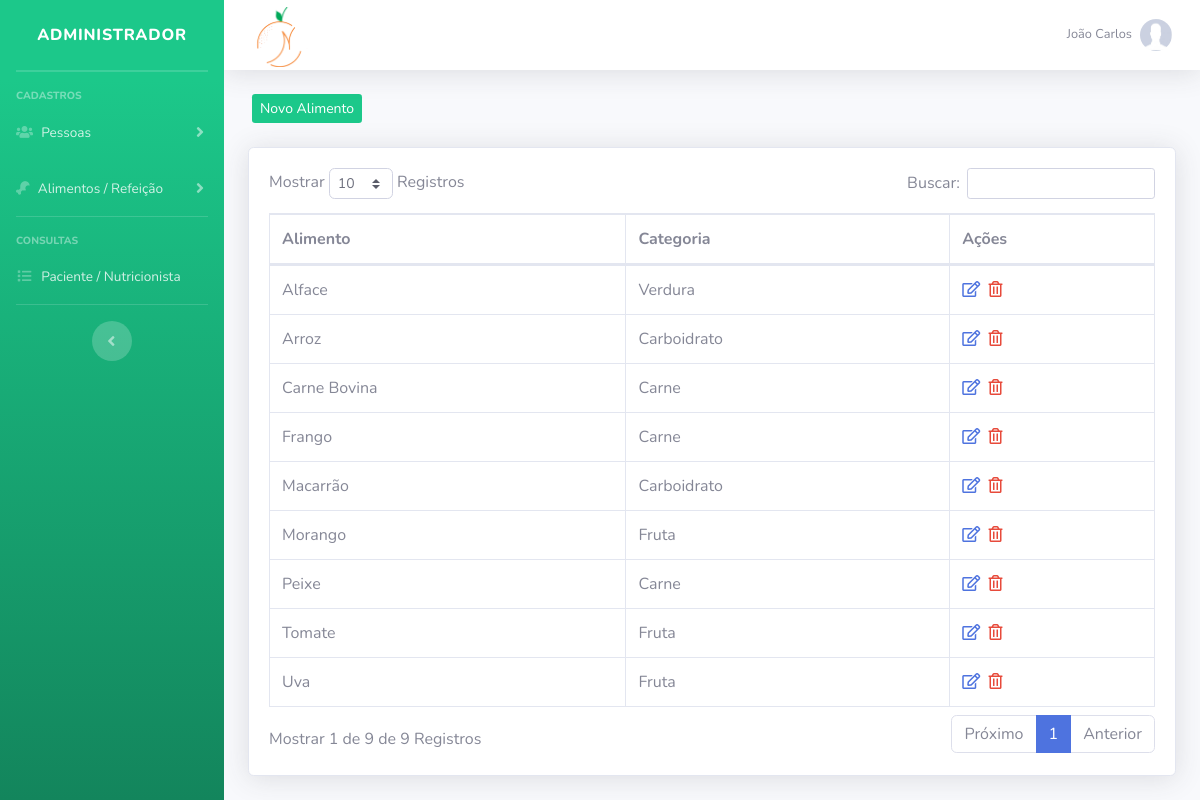
The app's page /painel-adm/index.php?pag=alimentos (signed in) with its own data.
### tables this page shows
CREATE TABLE `usuario` (
  `ID` int(11) NOT NULL,
  `NOME` varchar(50) DEFAULT NULL,
  `CPF` varchar(20) DEFAULT NULL,
  `EMAIL` varchar(100) DEFAULT NULL,
  `SENHA` varchar(50) DEFAULT NULL,
  `NIVEL` varchar(15) DEFAULT NULL
);

CREATE TABLE `alimento` (
  `ID` int(11) NOT NULL,
  `DESCRICAO` varchar(15) DEFAULT NULL,
  `CATEGORIA` int(11) DEFAULT NULL
);

CREATE TABLE `categoria_alimento` (
  `ID` int(11) NOT NULL,
  `DESCRICAO` varchar(15) DEFAULT NULL
);

### painel-adm/alimentos.php (the view, shortened to what this page needs)
<?php
$pag = "alimentos";
require_once("../conexao.php");
?>
<div class="row mt-4 mb-4">
    <a type="button" class="btn-success btn-sm ml-3 d-none d-md-block" href="index.php?pag=<?php echo $pag ?>&funcao=novo">Novo Alimento</a>
</div>
<div class="card shadow mb-4">
    <div class="card-body">
        <div class="table-responsive">
            <table class="table table-bordered" id="dataTable" width="100%" cellspacing="0">
                <thead>
                    <tr>
                        <th>Alimento</th>
                        <th>Categoria</th>
                        <th>Ações</th>
                    </tr>
                </thead>
                <tbody>
                   <?php
                   $query = $pdo->query("SELECT * FROM ALIMENTO ORDER BY DESCRICAO");
                   $res = $query->fetchAll(PDO::FETCH_ASSOC);
                   for ($i=0; $i < count($res); $i++) {
                      $alimento = $res[$i]['DESCRICAO'];
                      $id_categoria = $res[$i]['CATEGORIA'];
                      $id = $res[$i]['ID'];
                      $queryCategoria = $pdo->query("SELECT * FROM CATEGORIA_ALIMENTO WHERE ID = '$id_categoria'");
                      $result =$queryCategoria->fetchAll(PDO::FETCH_ASSOC);
                      $categoria = $result[0]['DESCRICAO'];
                      ?>
                    <tr>
                        <td><?php echo $alimento ?></td>
                        <td><?php echo $categoria ?></td>
                        <td>
                             <a href="index.php?pag=<?php echo $pag ?>&funcao=editar&id=<?php echo $id ?>" class='text-primary mr-1' title='Editar Dados'><i class='far fa-edit'></i></a>
                            <a href="index.php?pag=<?php echo $pag ?>&funcao=excluir&id=<?php echo $id ?>" class='text-danger mr-1' title='Excluir Registro'><i class='far fa-trash-alt'></i></a>
                        </td>
                    </tr>
<?php } ?>
                </tbody>
            </table>
        </div>
    </div>
</div>

### painel-adm/index.php (shortened to what this page needs)
<?php
    require_once("../conexao.php");
    $pag = @$_GET["pag"];
    $menu1 = "nutricionistas";
    $menu2 = "pacientes";
    $menu3 = "alimentos";
    $menu4 = "categoria_alimentos";
    $menu5 = "refeicao";
    $menu6 = "paciente-nutricionista";
    $query = $pdo->query("SELECT * FROM USUARIO WHERE ID = '$_SESSION[id_usuario]'");
    $res = $query->fetchAll(PDO::FETCH_ASSOC);
    $nome_usu = @$res[0]['NOME'];
 ?>
<!DOCTYPE html>
<html lang="pt-br">
    <head>
        <link href="../vendor/fontawesome-free/css/all.min.css" rel="stylesheet" type="text/css">
        <link href="../css/sb-admin-2.min.css" rel="stylesheet">
        <link href="../css/style.css" rel="stylesheet">
        <link href="../vendor/datatables/dataTables.bootstrap4.min.css" rel="stylesheet">
    </head>
    <body id="page-top">
        <div id="wrapper">
            <ul class="navbar-nav bg-gradient-success sidebar sidebar-dark accordion" id="accordionSidebar">
                <a class="sidebar-brand d-flex align-items-center justify-content-center" href="index.php">
                    <div class="sidebar-brand-text mx-3">Administrador</div>
                </a>
                <hr class="sidebar-divider my-0">
                <hr class="sidebar-divider">
                <div class="sidebar-heading">
                    Cadastros
                </div>
                <li class="nav-item">
                    <a class="nav-link collapsed" href="#" data-toggle="collapse" data-target="#collapseTwo" aria-expanded="true" aria-controls="collapseTwo">
                        <i class="fas fa-users"></i>
                        <span>Pessoas</span>
                    </a>
                </li>
                <li class="nav-item">
                    <a class="nav-link collapsed" href="#" data-toggle="collapse" data-target="#collapseUtilities" aria-expanded="true" aria-controls="collapseUtilities">
                        <i class="fas fa-drumstick-bite"></i>
                        <span>Alimentos / Refeição</span>
                    </a>
                </li>
                <hr class="sidebar-divider">
                <div class="sidebar-heading">
                    Consultas
                </div>
                <li class="nav-item">
                    <a class="nav-link" href="index.php?pag=<?php echo $menu6 ?>">
                        <i class="fas fa-fw fa-list"></i>
                        <span>Paciente / Nutricionista</span></a>
                </li>
                <hr class="sidebar-divider d-none d-md-block">
                <div class="text-center d-none d-md-inline">
                    <button class="rounded-circle border-0" id="sidebarToggle"></button>
                </div>
            </ul>
            <div id="content-wrapper" class="d-flex flex-column">
                <div id="content">
                    <nav class="navbar navbar-expand navbar-light bg-white topbar mb-4 static-top shadow">
                       <img class="mt-1" src="../img/Icons.png" width="78">
                        <ul class="navbar-nav ml-auto">
                            <li class="nav-item dropdown no-arrow">
                                <a class="nav-link dropdown-toggle" href="#" id="userDropdown" role="button" data-toggle="dropdown" aria-haspopup="true" aria-expanded="false">
                                    <span class="mr-2 d-none d-lg-inline text-gray-600 small"><?php echo $nome_usu; ?></span>
                                    <img class="img-profile rounded-circle" src="../img/sem-foto.jpg">
                                </a>
                            </li>
                        </ul>
                    </nav>
                    <div class="container-fluid">
                        <?php if (@$pag == null) {
                        @include_once("home.php");
                        } else if (@$pag==$menu1) {
                        @include_once(@$menu1.".php");
                        } else if (@$pag==$menu2) {
                        @include_once(@$menu2.".php");
                         } else if (@$pag==$menu3) {
                        include_once(@$menu3.".php");
                        } else if (@$pag==$menu4) {
                        @include_once(@$menu4.".php");
                        } else if (@$pag==$menu5) {
                        @include_once(@$menu5.".php");
                        } else if (@$pag==$menu6) {
                        @include_once(@$menu6.".php");
                        } else {
                        @include_once("home.php");
                        }
                        ?>
                    </div>
                </div>
            </div>
        </div>
    </body>
</html>

### records on screen
usuario: NOME "João Carlos"
alimento: DESCRICAO "Alface", CATEGORIA.DESCRICAO "Verdura"
alimento: DESCRICAO "Arroz", CATEGORIA.DESCRICAO "Carboidrato"
alimento: DESCRICAO "Carne Bovina", CATEGORIA.DESCRICAO "Carne"
alimento: DESCRICAO "Frango", CATEGORIA.DESCRICAO "Carne"
alimento: DESCRICAO "Macarrão", CATEGORIA.DESCRICAO "Carboidrato"
alimento: DESCRICAO "Morango", CATEGORIA.DESCRICAO "Fruta"
alimento: DESCRICAO "Peixe", CATEGORIA.DESCRICAO "Carne"
alimento: DESCRICAO "Tomate", CATEGORIA.DESCRICAO "Fruta"
alimento: DESCRICAO "Uva", CATEGORIA.DESCRICAO "Fruta"
